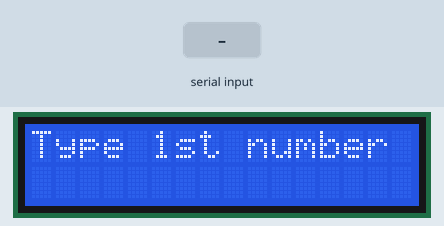
The sketch below on a simulated Arduino Uno, built with avr-gcc and run on an emulated ATmega328P. Parts: 16×2 character LCD. The inputs (shaded band) are chosen by the test bench.

Above: at 1.2 s.
1.3 s: "1/90/45\n" received over Serial
At 3.5 s:
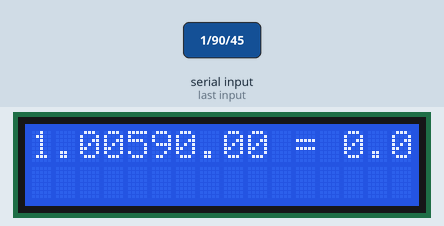
3.8 s: "+" received over Serial
At 6.7 s:
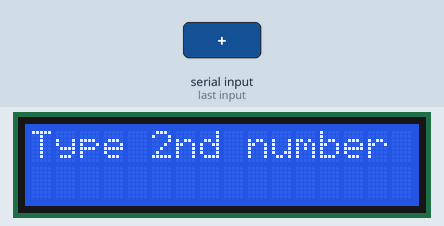
6.8 s: "-" received over Serial
At 8.7 s:
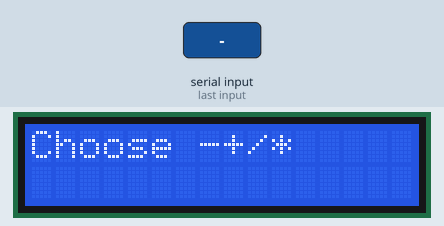
9.3 s: "*" received over Serial
At 10.6 s:
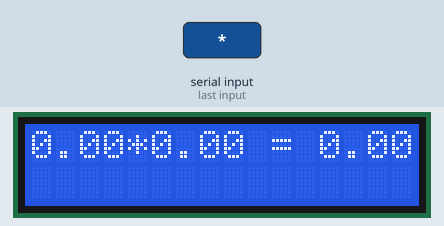
11.8 s: "/" received over Serial
At 15.1 s:
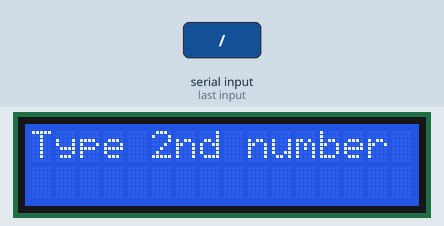
Timing chart, 0 to 15.8 s (numbered marks = the images above; inputs shaded):
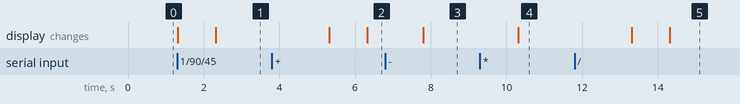

The sketch:

17_lcd_calculator.ino
```cpp
#include <LiquidCrystal.h>
int rs = 7;
int en = 8;
int d4 = 9;
int d5 = 10;
int d6 = 11;
int d7 = 12;

float firstNum;
float secondNum;
float answer;
String op;

LiquidCrystal lcd(rs, en, d4, d5, d6, d7);

void setup() {
  lcd.begin(16, 2);   // 16 col, 2 rows
  Serial.begin(9600);
}

void loop() {
  // Ask for first number
  lcd.clear();
  lcd.setCursor(0, 0);
  lcd.print("Type 1st number");
  while (Serial.available() == 0) {}
  firstNum = Serial.parseFloat();
  while (Serial.available() > 0) {
    Serial.read();
  }

  // Ask for second number
  lcd.clear();
  lcd.setCursor(0, 0);
  lcd.print("Type 2nd number");
  while (Serial.available() == 0) {}
  secondNum = Serial.parseFloat();
  while (Serial.available() > 0) {
    Serial.read();
  }

  // Ask for operator
  lcd.clear();
  lcd.setCursor(0, 0);
  lcd.print("Choose -+/*");
  while (Serial.available() == 0) {}
  op = Serial.readString()[0];
  while (Serial.available() > 0) {
    Serial.read();
  }

  // Choose operator
  if (op == "+") {
    answer = firstNum + secondNum;
  }
  if (op == "-") {
    answer = firstNum - secondNum;
  }
  if (op == "*") {
    answer = firstNum * secondNum;
  }
  if (op == "/") {
    answer = firstNum / secondNum;
  }

  // Clear screen
  lcd.clear();
  lcd.setCursor(0, 0);

  // Print answer
  lcd.print(firstNum);
  lcd.print(op);
  lcd.print(secondNum);
  lcd.print(" = ");
  lcd.print(answer);

  delay(3000);
}
```

Measured:
- after the input at 1.3 s, the display: first changes at once (image 1 shows a later state)
- after the input at 3.8 s, the display: first differs from a run without the input after 2.5 s (image 2)
- after the input at 6.8 s, the display: changes after 1.0 s (image 3)
- after the input at 9.3 s, the display: changes after 1.0 s (image 4)
- after the input at 11.8 s, the display: first differs from a run without the input after 2.5 s (image 5)
